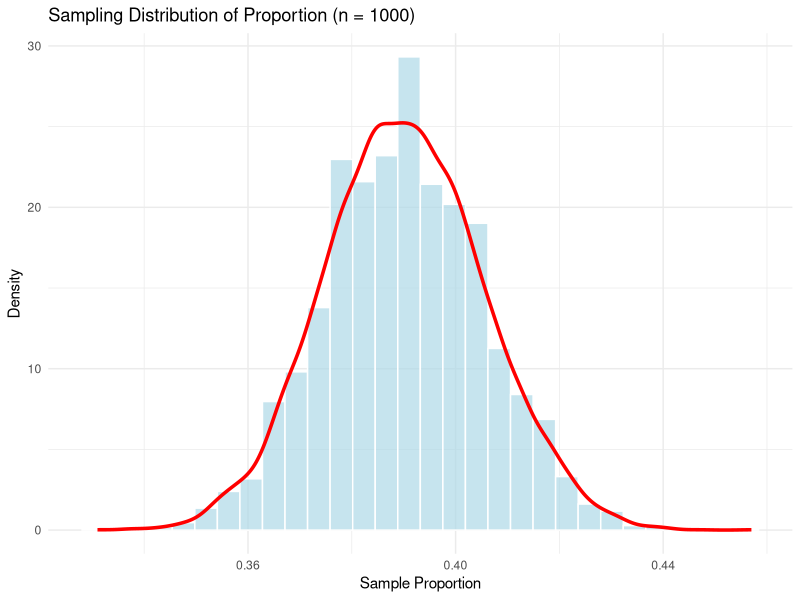
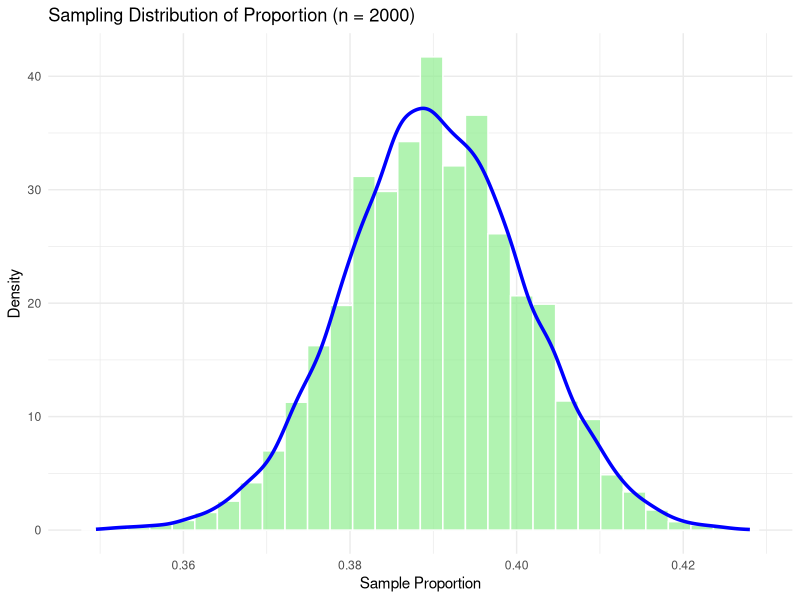
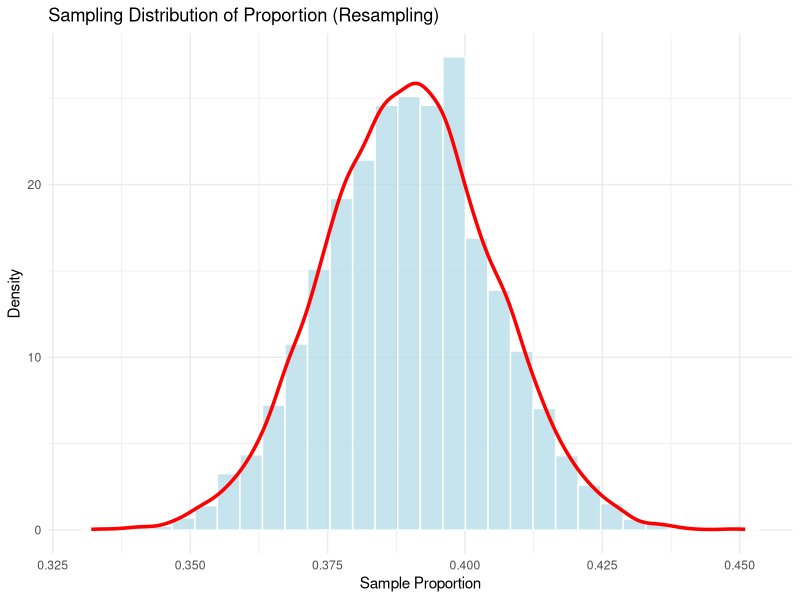

The R source for these figures, in order:
#Basic Simulation
library(tidyverse)
library(ggplot2)
p_true <- 0.39  # True probability
n1 <- 1000  # Sample size for first simulation
n2 <- 2000  # Sample size for second simulation
num_polls <- 10000  # Number of simulated polls

# Sample size of 1000
polls1 <- rbinom(num_polls, n1, p_true) / n1  
df1 <- data.frame(proportion = polls1)  


ggplot(df1, aes(x = proportion)) +
  geom_histogram(aes(y = after_stat(density)), bins = 30, fill = "lightblue", color = "white", alpha = 0.7) +
  geom_density(color = "red", linewidth = 1.2) +
  labs(title = "Sampling Distribution of Proportion (n = 1000)",
       x = "Sample Proportion",
       y = "Density") +
  theme_minimal()

# Middle 95% range for sample size = 1000
range_95_1 <- quantile(polls1, c(0.025, 0.975))
margin_of_error_1 <- diff(range_95_1) / 2
#Middle 95% of data is between 0.36 and 0.42
#Margin of error is approximately 0.03, Gallup reported 4% (0.04)

# Sample size of 2000
polls2 <- rbinom(num_polls, n2, p_true) / n2  
df2 <- data.frame(proportion = polls2)  

ggplot(df2, aes(x = proportion)) +
  geom_histogram(aes(y = after_stat(density)), bins = 30, fill = "lightgreen", color = "white", alpha = 0.7) +
  geom_density(color = "blue", linewidth = 1.2) +
  labs(title = "Sampling Distribution of Proportion (n = 2000)",
       x = "Sample Proportion",
       y = "Density") +
  theme_minimal()

# Middle 95% range for sample size = 2000
range_95_2 <- quantile(polls2, c(0.025, 0.975))
margin_of_error_2 <- diff(range_95_2) / 2
# Middle 95% is between 0.369 and 0.411
# Margin of error is approximately 0.021, Gallup reported 2% (0.02)


#Resampling

n_survey <- 1000  # Sample size for Gallup survey 
#create survey data where 39% satisfied (1), rest are not (0)
survey_data <- c(rep(1, 0.39 * n_survey), rep(0, n_survey - 0.39 * n_survey))

num_resamples <- 10000  # Number of resamples
resample_proportions <- numeric(num_resamples)  # Initialize a vector to store proportions

for (i in 1:num_resamples) {
  resample <- sample(survey_data, n_survey, replace = TRUE)  # Resample with replacement
  resample_proportions[i] <- mean(resample)
}

df_resamples <- tibble(proportion = resample_proportions)

ggplot(df_resamples, aes(x = proportion)) +
  geom_histogram(aes(y = after_stat(density)), bins = 30, fill = "lightblue", color = "white", alpha = 0.7) +
  geom_density(color = "red", linewidth = 1.2) +
  labs(title = "Sampling Distribution of Proportion (Resampling)",
       x = "Sample Proportion",
       y = "Density") +
  theme_minimal()

# Middle 95% range from resampling
range_95_resample <- quantile(df_resamples$proportion, c(0.025, 0.975))
margin_of_error_resample <- diff(range_95_resample) / 2
#Middle 95% was from 0.36 to 0.42
#Margin of error is approximately 0.03, Gallup reported 4% (0.04)
